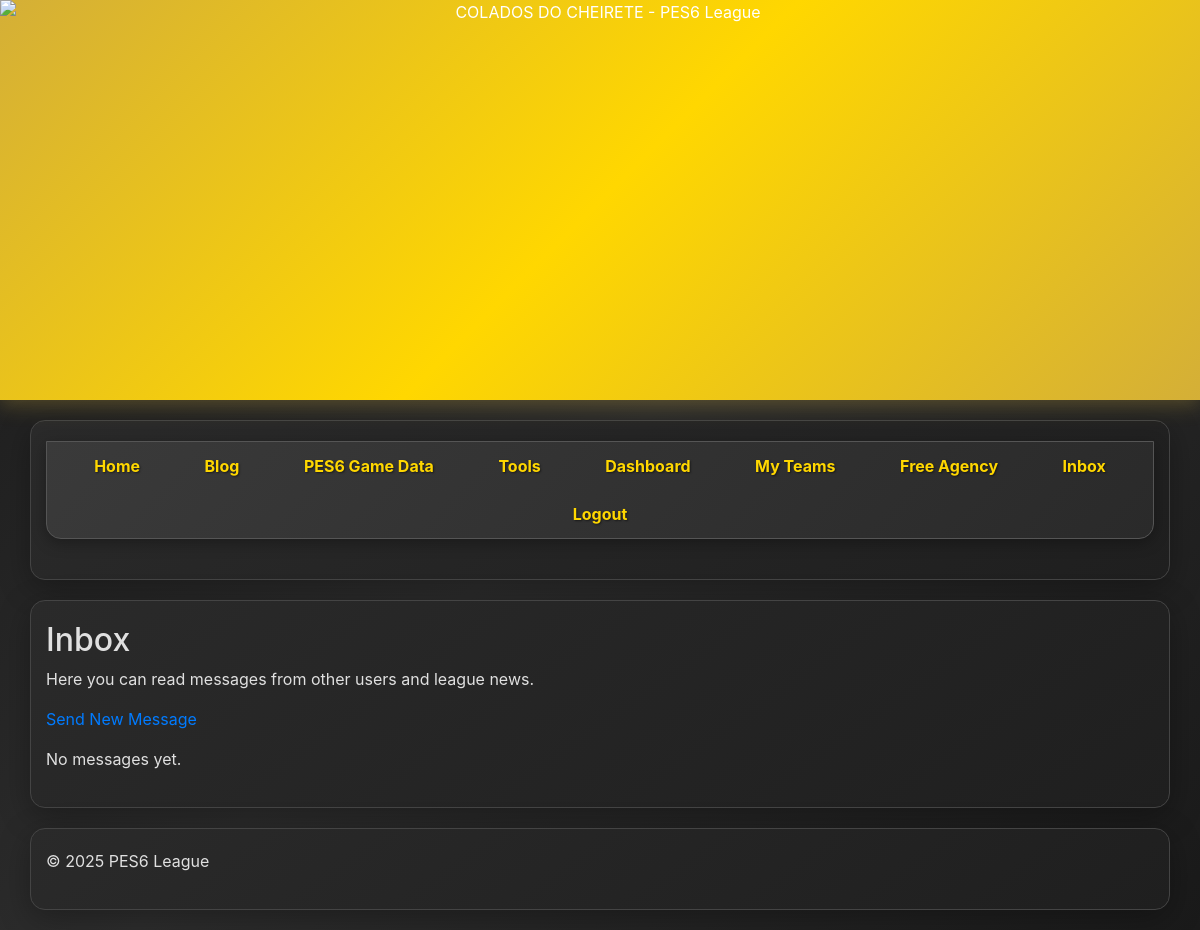
The app's page /inbox (signed in), older data.
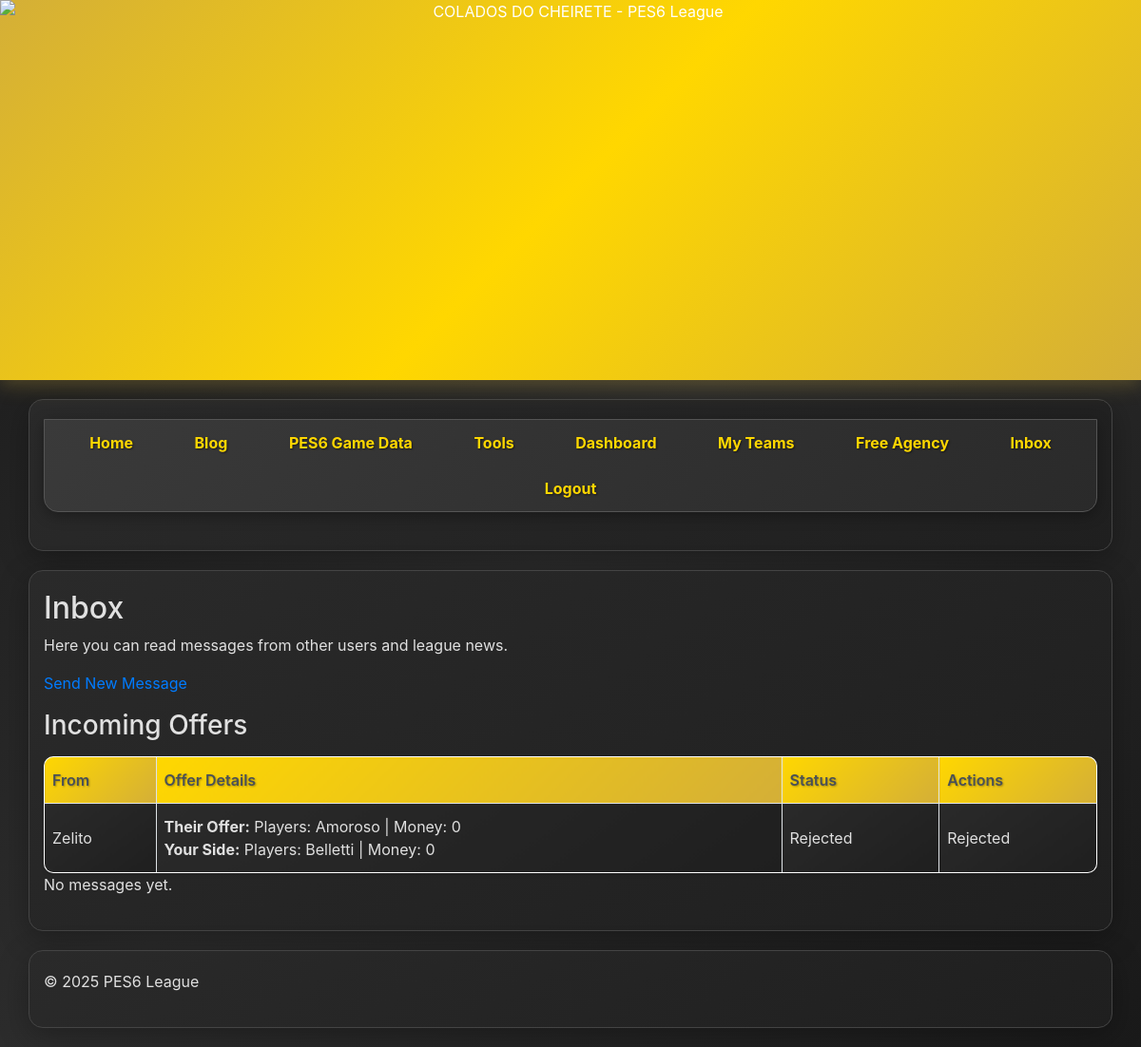
The same page, newer data.
### tables this page shows
CREATE TABLE offers (
    id INTEGER PRIMARY KEY AUTOINCREMENT,
    sender_id INTEGER NOT NULL,
    receiver_id INTEGER NOT NULL,
    player_id INTEGER NOT NULL,
    offer_amount INTEGER NOT NULL,
    offered_players TEXT,
    offered_money INTEGER DEFAULT 0,
    requested_players TEXT,
    requested_money INTEGER DEFAULT 0,
    sender_team_id INTEGER,
    receiver_team_id INTEGER,
    status TEXT DEFAULT 'pending',
    created_at TIMESTAMP DEFAULT CURRENT_TIMESTAMP,
    FOREIGN KEY (sender_id) REFERENCES users(id) ON DELETE CASCADE,
    FOREIGN KEY (receiver_id) REFERENCES users(id) ON DELETE CASCADE,
    FOREIGN KEY (player_id) REFERENCES players(id) ON DELETE CASCADE,
    FOREIGN KEY (sender_team_id) REFERENCES league_teams(id) ON DELETE CASCADE,
    FOREIGN KEY (receiver_team_id) REFERENCES league_teams(id) ON DELETE CASCADE
);

CREATE TABLE users (
    id INTEGER PRIMARY KEY AUTOINCREMENT,
    username TEXT UNIQUE NOT NULL,
    password TEXT NOT NULL,
    email TEXT UNIQUE NOT NULL,
    created_at TIMESTAMP DEFAULT CURRENT_TIMESTAMP
);

### app.py (the view, shortened to what this page needs)
@app.route('/inbox')
@login_required
def inbox():
    cur = db_helper.get_cursor()
    cur.execute("""
        SELECT m.*, u.username AS sender_username
        FROM messages m
        LEFT JOIN users u ON m.sender_id = u.id
        WHERE m.receiver_id = ?
        ORDER BY m.created_at DESC
    """, (current_user.id,))
    messages = cur.fetchall()
    messages = [dict(msg) for msg in messages]
    cur.execute("""
        SELECT o.*, u.username AS sender_username
        FROM offers o
        JOIN users u ON o.sender_id = u.id
        WHERE o.receiver_id = ?
        ORDER BY o.created_at DESC
    """, (current_user.id,))
    offers = cur.fetchall()
    offers = [dict(offer) for offer in offers]
    for offer in offers:
        if 'offered_players' in offer and 'requested_players' in offer:
            offered_players_raw = offer['offered_players'] or '[]'
            requested_players_raw = offer['requested_players'] or '[]'
            offer['offered_players'] = json.loads(offered_players_raw)
            offer['requested_players'] = json.loads(requested_players_raw)
            if offer['offered_players'] and len(offer['offered_players']) > 0:
                placeholders = ','.join(['?' for _ in offer['offered_players']])
                cur.execute("SELECT id, player_name FROM players WHERE id IN ({})".format(placeholders), offer['offered_players'])
                offer['offered_player_names'] = [row['player_name'] for row in cur.fetchall()]
            else:
                offer['offered_player_names'] = []
            if offer['requested_players'] and len(offer['requested_players']) > 0:
                placeholders = ','.join(['?' for _ in offer['requested_players']])
                cur.execute("SELECT id, player_name FROM players WHERE id IN ({})".format(placeholders), offer['requested_players'])
                offer['requested_player_names'] = [row['player_name'] for row in cur.fetchall()]
            else:
                offer['requested_player_names'] = []
            offer['is_cpu_offer'] = (offer['sender_id'] == 1)
            if offer['is_cpu_offer']:
                if offer['requested_players'] and len(offer['requested_players']) > 0:
                    placeholders = ','.join(['?' for _ in offer['requested_players']])
                    cur.execute("""
                        SELECT COUNT(*) as count FROM team_players tp
                        JOIN league_teams lt ON tp.team_id = lt.id
                        WHERE tp.player_id IN ({}) AND lt.user_id = ?
                    """.format(placeholders), offer['requested_players'] + [current_user.id])
                    user_players_count = cur.fetchone()['count']
                    offer['is_sell_offer'] = (user_players_count > 0)
                else:
                    offer['is_sell_offer'] = False
            else:
                offer['is_sell_offer'] = False
            offer['cpu_team_name'] = None
    cur.close()
    return render_template('inbox.html', messages=messages, offers=offers)

### app.py (called while the page is built)
@login_manager.user_loader
def load_user(user_id):
    return User.get(user_id)

def get_unread_count(user_id):
    cur = db_helper.get_cursor()
    try:
        cur.execute("SELECT COUNT(*) as count FROM messages WHERE receiver_id = ?", (user_id,))
        message_count = cur.fetchone()['count']
        cur.execute("SELECT COUNT(*) as count FROM offers WHERE receiver_id = ? AND status = 'pending'", (user_id,))
        offer_count = cur.fetchone()['count']
        return message_count + offer_count
    except Exception as e:
        app.logger.error(f"Error getting unread count: {e}")
        return 0
    finally:
        cur.close()

@app.context_processor
def inject_unread_count():
    if current_user.is_authenticated:
        return {'get_unread_count': get_unread_count}
    return {'get_unread_count': lambda x: 0}

    @staticmethod
    def get(user_id):
        cur = db_helper.get_cursor()
        cur.execute("SELECT id, username, email FROM users WHERE id = ?", (user_id,))
        user_data = cur.fetchone()
        cur.close()
        if user_data:
            return User(user_data[0], user_data[1], user_data[2])
        return None

### templates/inbox.html (shortened to what this page needs)
{% extends "base.html" %}
{% block content %}
    <h2>Inbox</h2>
    <p>Here you can read messages from other users and league news.</p>
    <p>
        <a href="{{ url_for('send_message') }}">Send New Message</a>
    </p>
    {% if offers %}
        <h3>Incoming Offers</h3>
        <table>
            <thead>
                <tr>
                    <th>From</th>
                    <th>Offer Details</th>
                    <th>Status</th>
                    <th>Actions</th>
                </tr>
            </thead>
            <tbody>
                {% for offer in offers %}
                <tr>
                    <td>{{ offer.sender_username }}</td>
                    <td>
                        <strong>Their Offer:</strong> Players: {{ offer.offered_player_names|join(', ') }} | Money: {{ offer.offered_money }}<br>
                        <strong>Your Side:</strong> Players: {{ offer.requested_player_names|join(', ') }} | Money: {{ offer.requested_money }}
                    </td>
                    <td>{{ offer.status.capitalize() }}</td>
                    <td>
                        {% if offer.status == 'pending' %}
                            {% if offer.is_cpu_offer %}
                                {% if offer.is_sell_offer %}
                                    <button class="btn btn-success btn-sm confirm-deal-btn"
                                            data-offer-id="{{ offer.id }}"
                                            data-deal-type="sell"
                                            data-cpu-team="{{ offer.cpu_team_name }}">
                                        Confirm Sale to {{ offer.cpu_team_name }}
                                    </button>
                                {% else %}
                                    <button class="btn btn-success btn-sm confirm-deal-btn"
                                            data-offer-id="{{ offer.id }}"
                                            data-deal-type="buy"
                                            data-cpu-team="{{ offer.cpu_team_name }}">
                                        Confirm Purchase from {{ offer.cpu_team_name }}
                                    </button>
                                {% endif %}
                            {% else %}
                                <button class="btn btn-success btn-sm accept-offer-btn"
                                        data-offer-id="{{ offer.id }}">
                                    Accept
                                </button>
                            {% endif %}
                            <button class="btn btn-danger btn-sm reject-offer-btn"
                                    data-offer-id="{{ offer.id }}">
                                Reject
                            </button>
                        {% else %}
                            {{ offer.status.capitalize() }}
                        {% endif %}
                    </td>
                </tr>
                {% endfor %}
            </tbody>
        </table>
    {% endif %}
    {% if messages %}
        <table>
            <thead>
                <tr>
                    <th>From</th>
                    <th>Subject</th>
                    <th>Date</th>
                </tr>
            </thead>
            <tbody>
                {% for msg in messages %}
                <tr>
                    <td>{{ msg['sender_username'] or 'Unknown' }}</td>
                    <td><a href="{{ url_for('view_message', msg_id=msg['id']) }}">{{ msg['subject'] }}</a></td>
                    <td>
                        {% if msg['created_at'] is string %}
                            {{ msg['created_at'] }}
                        {% else %}
                            {{ msg['created_at'].strftime('%Y-%m-%d %H:%M') }}
                        {% endif %}
                    </td>
                </tr>
                {% endfor %}
            </tbody>
        </table>
    {% else %}
        <p>No messages yet.</p>
    {% endif %}
{% endblock %}

Row changes from the older to the newer data that the page shows:
added offers: sender_username "Zelito", offered_player_names "Amoroso", offered_money "0", requested_player_names "Belletti", requested_money "0", status "Rejected"
Text that changed along with them:
text now shown: "Incoming Offers From Offer Details Status Actions"
